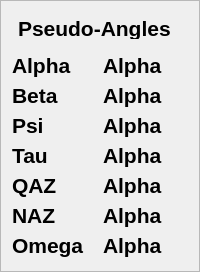
        <widget class="QFrame" name="frame_6">
         <property name="frameShape">
          <enum>QFrame::StyledPanel</enum>
         </property>
         <property name="frameShadow">
          <enum>QFrame::Raised</enum>
         </property>
         <layout class="QVBoxLayout" name="verticalLayout_9">
          <item>
           <widget class="QLabel" name="label_4">
            <property name="font">
             <font>
              <pointsize>16</pointsize>
              <weight>75</weight>
              <bold>true</bold>
             </font>
            </property>
            <property name="styleSheet">
             <string notr="true"> QLabel {
    qproperty-alignment: AlignCenter;
    padding: 5px 0px;
    color: rgb(0, 0, 0);
    max-height: 22px;
    font-size: 16pt;
	font-weight: bold; 
}</string>
            </property>
            <property name="text">
             <string>Pseudo-Angles</string>
            </property>
           </widget>
          </item>
          <item>
           <layout class="QGridLayout" name="gridLayout">
            <property name="verticalSpacing">
             <number>0</number>
            </property>
            <item row="3" column="0">
             <widget class="QLabel" name="label_9">
              <property name="minimumSize">
               <size>
                <width>0</width>
                <height>30</height>
               </size>
              </property>
              <property name="maximumSize">
               <size>
                <width>16777215</width>
                <height>37</height>
               </size>
              </property>
              <property name="font">
               <font>
                <pointsize>16</pointsize>
                <weight>75</weight>
                <bold>true</bold>
               </font>
              </property>
              <property name="text">
               <string>Tau</string>
              </property>
             </widget>
            </item>
            <item row="4" column="0">
             <widget class="QLabel" name="label_11">
              <property name="minimumSize">
               <size>
                <width>0</width>
                <height>30</height>
               </size>
              </property>
              <property name="maximumSize">
               <size>
                <width>16777215</width>
                <height>37</height>
               </size>
              </property>
              <property name="font">
               <font>
                <pointsize>16</pointsize>
                <weight>75</weight>
                <bold>true</bold>
               </font>
              </property>
              <property name="text">
               <string>QAZ</string>
              </property>
             </widget>
            </item>
            <item row="2" column="1">
             <widget class="QLabel" name="label_psi">
              <property name="minimumSize">
               <size>
                <width>0</width>
                <height>30</height>
               </size>
              </property>
              <property name="maximumSize">
               <size>
                <width>16777215</width>
                <height>37</height>
               </size>
              </property>
              <property name="font">
               <font>
                <pointsize>16</pointsize>
                <weight>75</weight>
                <bold>true</bold>
               </font>
              </property>
              <property name="text">
               <string>Alpha</string>
              </property>
             </widget>
            </item>
            <item row="5" column="0">
             <widget class="QLabel" name="label_13">
              <property name="minimumSize">
               <size>
                <width>0</width>
                <height>30</height>
               </size>
              </property>
              <property name="maximumSize">
               <size>
                <width>16777215</width>
                <height>37</height>
               </size>
              </property>
              <property name="font">
               <font>
                <pointsize>16</pointsize>
                <weight>75</weight>
                <bold>true</bold>
               </font>
              </property>
              <property name="text">
               <string>NAZ</string>
              </property>
             </widget>
            </item>
            <item row="1" column="1">
             <widget class="QLabel" name="label_beta">
              <property name="minimumSize">
               <size>
                <width>0</width>
                <height>30</height>
               </size>
              </property>
              <property name="maximumSize">
               <size>
                <width>16777215</width>
                <height>37</height>
               </size>
              </property>
              <property name="font">
               <font>
                <pointsize>16</pointsize>
                <weight>75</weight>
                <bold>true</bold>
               </font>
              </property>
              <property name="text">
               <string>Alpha</string>
              </property>
             </widget>
            </item>
            <item row="4" column="1">
             <widget class="QLabel" name="label_qaz">
              <property name="minimumSize">
               <size>
                <width>0</width>
                <height>30</height>
               </size>
              </property>
              <property name="maximumSize">
               <size>
                <width>16777215</width>
                <height>37</height>
               </size>
              </property>
              <property name="font">
               <font>
                <pointsize>16</pointsize>
                <weight>75</weight>
                <bold>true</bold>
               </font>
              </property>
              <property name="text">
               <string>Alpha</string>
              </property>
             </widget>
            </item>
            <item row="5" column="1">
             <widget class="QLabel" name="label_naz">
              <property name="minimumSize">
               <size>
                <width>0</width>
                <height>30</height>
               </size>
              </property>
              <property name="maximumSize">
               <size>
                <width>16777215</width>
                <height>37</height>
               </size>
              </property>
              <property name="font">
               <font>
                <pointsize>16</pointsize>
                <weight>75</weight>
                <bold>true</bold>
               </font>
              </property>
              <property name="text">
               <string>Alpha</string>
              </property>
             </widget>
            </item>
            <item row="3" column="1">
             <widget class="QLabel" name="label_tau">
              <property name="minimumSize">
               <size>
                <width>0</width>
                <height>30</height>
               </size>
              </property>
              <property name="maximumSize">
               <size>
                <width>16777215</width>
                <height>37</height>
               </size>
              </property>
              <property name="font">
               <font>
                <pointsize>16</pointsize>
                <weight>75</weight>
                <bold>true</bold>
               </font>
              </property>
              <property name="text">
               <string>Alpha</string>
              </property>
             </widget>
            </item>
            <item row="0" column="0">
             <widget class="QLabel" name="label_3">
              <property name="minimumSize">
               <size>
                <width>0</width>
                <height>30</height>
               </size>
              </property>
              <property name="maximumSize">
               <size>
                <width>16777215</width>
                <height>37</height>
               </size>
              </property>
              <property name="font">
               <font>
                <pointsize>16</pointsize>
                <weight>75</weight>
                <bold>true</bold>
               </font>
              </property>
              <property name="text">
               <string>Alpha</string>
              </property>
             </widget>
            </item>
            <item row="2" column="0">
             <widget class="QLabel" name="label_7">
              <property name="minimumSize">
               <size>
                <width>0</width>
                <height>30</height>
               </size>
              </property>
              <property name="maximumSize">
               <size>
                <width>16777215</width>
                <height>37</height>
               </size>
              </property>
              <property name="font">
               <font>
                <pointsize>16</pointsize>
                <weight>75</weight>
                <bold>true</bold>
               </font>
              </property>
              <property name="text">
               <string>Psi</string>
              </property>
             </widget>
            </item>
            <item row="1" column="0">
             <widget class="QLabel" name="label_5">
              <property name="minimumSize">
               <size>
                <width>0</width>
                <height>30</height>
               </size>
              </property>
              <property name="maximumSize">
               <size>
                <width>16777215</width>
                <height>37</height>
               </size>
              </property>
              <property name="font">
               <font>
                <pointsize>16</pointsize>
                <weight>75</weight>
                <bold>true</bold>
               </font>
              </property>
              <property name="text">
               <string>Beta</string>
              </property>
             </widget>
            </item>
            <item row="0" column="1">
             <widget class="QLabel" name="label_alpha">
              <property name="sizePolicy">
               <sizepolicy hsizetype="Preferred" vsizetype="Preferred">
                <horstretch>0</horstretch>
                <verstretch>0</verstretch>
               </sizepolicy>
              </property>
              <property name="minimumSize">
               <size>
                <width>0</width>
                <height>30</height>
               </size>
              </property>
              <property name="maximumSize">
               <size>
                <width>16777215</width>
                <height>37</height>
               </size>
              </property>
              <property name="font">
               <font>
                <pointsize>16</pointsize>
                <weight>75</weight>
                <bold>true</bold>
               </font>
              </property>
              <property name="text">
               <string>Alpha</string>
              </property>
             </widget>
            </item>
            <item row="6" column="0">
             <widget class="QLabel" name="label_15">
              <property name="minimumSize">
               <size>
                <width>0</width>
                <height>30</height>
               </size>
              </property>
              <property name="maximumSize">
               <size>
                <width>16777215</width>
                <height>37</height>
               </size>
              </property>
              <property name="font">
               <font>
                <pointsize>16</pointsize>
                <weight>75</weight>
                <bold>true</bold>
               </font>
              </property>
              <property name="text">
               <string>Omega</string>
              </property>
             </widget>
            </item>
            <item row="6" column="1">
             <widget class="QLabel" name="label_omega">
              <property name="minimumSize">
               <size>
                <width>0</width>
                <height>30</height>
               </size>
              </property>
              <property name="maximumSize">
               <size>
                <width>16777215</width>
                <height>37</height>
               </size>
              </property>
              <property name="font">
               <font>
                <pointsize>16</pointsize>
                <weight>75</weight>
                <bold>true</bold>
               </font>
              </property>
              <property name="text">
               <string>Alpha</string>
              </property>
             </widget>
            </item>
           </layout>
          </item>
         </layout>
        </widget>
